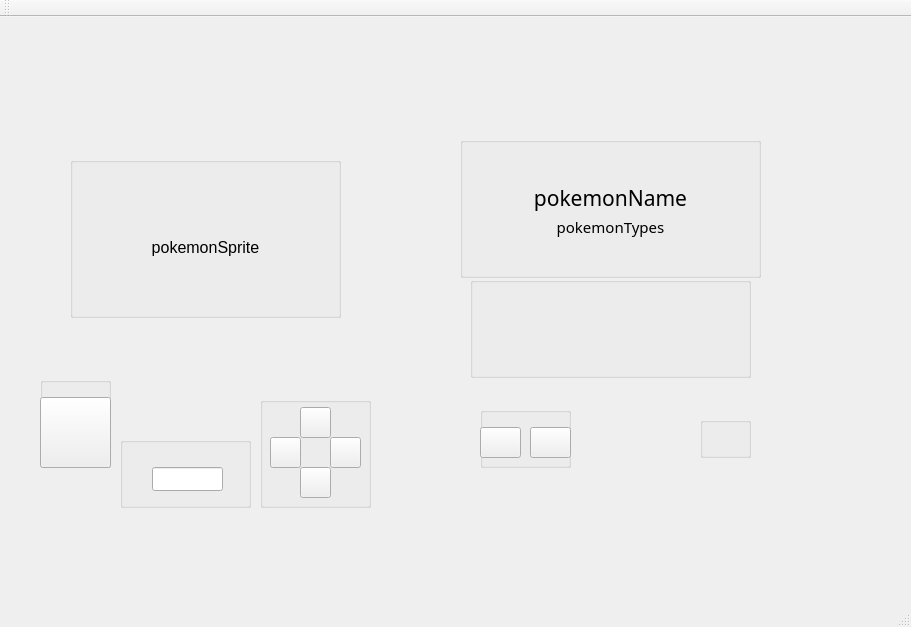
<?xml version="1.0" encoding="UTF-8"?>
<ui version="4.0">
 <class>MainWindow</class>
 <widget class="QMainWindow" name="MainWindow">
  <property name="geometry">
   <rect>
    <x>0</x>
    <y>0</y>
    <width>911</width>
    <height>627</height>
   </rect>
  </property>
  <property name="windowTitle">
   <string>MainWindow</string>
  </property>
  <widget class="QWidget" name="centralWidget">
   <widget class="QGroupBox" name="groupBox">
    <property name="geometry">
     <rect>
      <x>70</x>
      <y>140</y>
      <width>271</width>
      <height>161</height>
     </rect>
    </property>
    <property name="title">
     <string/>
    </property>
    <widget class="QLabel" name="pokemonSprite">
     <property name="geometry">
      <rect>
       <x>0</x>
       <y>20</y>
       <width>271</width>
       <height>141</height>
      </rect>
     </property>
     <property name="font">
      <font>
       <pointsize>12</pointsize>
      </font>
     </property>
     <property name="text">
      <string>pokemonSprite</string>
     </property>
     <property name="alignment">
      <set>Qt::AlignCenter</set>
     </property>
    </widget>
   </widget>
   <widget class="QGroupBox" name="groupBox_2">
    <property name="geometry">
     <rect>
      <x>460</x>
      <y>120</y>
      <width>301</width>
      <height>141</height>
     </rect>
    </property>
    <property name="title">
     <string/>
    </property>
    <widget class="QLabel" name="pokemonName">
     <property name="geometry">
      <rect>
       <x>0</x>
       <y>40</y>
       <width>301</width>
       <height>41</height>
      </rect>
     </property>
     <property name="font">
      <font>
       <family>OCR A Extended</family>
       <pointsize>16</pointsize>
       <bold>false</bold>
      </font>
     </property>
     <property name="toolTip">
      <string/>
     </property>
     <property name="layoutDirection">
      <enum>Qt::LeftToRight</enum>
     </property>
     <property name="text">
      <string>pokemonName</string>
     </property>
     <property name="alignment">
      <set>Qt::AlignCenter</set>
     </property>
    </widget>
    <widget class="QLabel" name="pokemonTypes">
     <property name="geometry">
      <rect>
       <x>0</x>
       <y>80</y>
       <width>301</width>
       <height>20</height>
      </rect>
     </property>
     <property name="font">
      <font>
       <family>OCR A Extended</family>
       <pointsize>11</pointsize>
      </font>
     </property>
     <property name="mouseTracking">
      <bool>false</bool>
     </property>
     <property name="text">
      <string>pokemonTypes</string>
     </property>
     <property name="alignment">
      <set>Qt::AlignCenter</set>
     </property>
    </widget>
   </widget>
   <widget class="QGroupBox" name="groupBox_4">
    <property name="geometry">
     <rect>
      <x>120</x>
      <y>420</y>
      <width>131</width>
      <height>71</height>
     </rect>
    </property>
    <property name="title">
     <string/>
    </property>
    <widget class="QLineEdit" name="searchBar">
     <property name="geometry">
      <rect>
       <x>32</x>
       <y>30</y>
       <width>71</width>
       <height>24</height>
      </rect>
     </property>
     <property name="font">
      <font>
       <family>OCR A Extended</family>
       <pointsize>12</pointsize>
      </font>
     </property>
     <property name="alignment">
      <set>Qt::AlignCenter</set>
     </property>
    </widget>
   </widget>
   <widget class="QGroupBox" name="groupBox_5">
    <property name="enabled">
     <bool>true</bool>
    </property>
    <property name="geometry">
     <rect>
      <x>40</x>
      <y>360</y>
      <width>71</width>
      <height>91</height>
     </rect>
    </property>
    <property name="title">
     <string/>
    </property>
    <widget class="QPushButton" name="searchButton">
     <property name="geometry">
      <rect>
       <x>0</x>
       <y>20</y>
       <width>71</width>
       <height>71</height>
      </rect>
     </property>
     <property name="toolTip">
      <string/>
     </property>
     <property name="text">
      <string/>
     </property>
    </widget>
   </widget>
   <widget class="QGroupBox" name="groupBox_3">
    <property name="geometry">
     <rect>
      <x>470</x>
      <y>260</y>
      <width>281</width>
      <height>101</height>
     </rect>
    </property>
    <property name="title">
     <string/>
    </property>
   </widget>
   <widget class="QGroupBox" name="groupBox_7">
    <property name="geometry">
     <rect>
      <x>480</x>
      <y>390</y>
      <width>91</width>
      <height>61</height>
     </rect>
    </property>
    <property name="title">
     <string/>
    </property>
    <widget class="QPushButton" name="nextVisual">
     <property name="geometry">
      <rect>
       <x>50</x>
       <y>20</y>
       <width>41</width>
       <height>31</height>
      </rect>
     </property>
     <property name="text">
      <string/>
     </property>
    </widget>
    <widget class="QPushButton" name="previousVisual">
     <property name="geometry">
      <rect>
       <x>0</x>
       <y>20</y>
       <width>41</width>
       <height>31</height>
      </rect>
     </property>
     <property name="text">
      <string/>
     </property>
    </widget>
   </widget>
   <widget class="QGroupBox" name="groupBox_8">
    <property name="geometry">
     <rect>
      <x>700</x>
      <y>400</y>
      <width>51</width>
      <height>41</height>
     </rect>
    </property>
    <property name="title">
     <string/>
    </property>
   </widget>
   <widget class="QGroupBox" name="groupBox_6">
    <property name="geometry">
     <rect>
      <x>260</x>
      <y>380</y>
      <width>111</width>
      <height>111</height>
     </rect>
    </property>
    <property name="title">
     <string/>
    </property>
    <widget class="QPushButton" name="increment10">
     <property name="geometry">
      <rect>
       <x>40</x>
       <y>10</y>
       <width>31</width>
       <height>31</height>
      </rect>
     </property>
     <property name="text">
      <string/>
     </property>
    </widget>
    <widget class="QPushButton" name="increment1">
     <property name="geometry">
      <rect>
       <x>70</x>
       <y>40</y>
       <width>31</width>
       <height>31</height>
      </rect>
     </property>
     <property name="text">
      <string/>
     </property>
    </widget>
    <widget class="QPushButton" name="decrement10">
     <property name="geometry">
      <rect>
       <x>40</x>
       <y>70</y>
       <width>31</width>
       <height>31</height>
      </rect>
     </property>
     <property name="text">
      <string/>
     </property>
    </widget>
    <widget class="QPushButton" name="decrement1">
     <property name="geometry">
      <rect>
       <x>10</x>
       <y>40</y>
       <width>31</width>
       <height>31</height>
      </rect>
     </property>
     <property name="text">
      <string/>
     </property>
    </widget>
   </widget>
  </widget>
  <widget class="QMenuBar" name="menuBar">
   <property name="geometry">
    <rect>
     <x>0</x>
     <y>0</y>
     <width>911</width>
     <height>31</height>
    </rect>
   </property>
  </widget>
  <widget class="QToolBar" name="mainToolBar">
   <attribute name="toolBarArea">
    <enum>TopToolBarArea</enum>
   </attribute>
   <attribute name="toolBarBreak">
    <bool>false</bool>
   </attribute>
  </widget>
  <widget class="QStatusBar" name="statusBar"/>
 </widget>
 <layoutdefault spacing="6" margin="11"/>
 <resources/>
 <connections/>
</ui>
